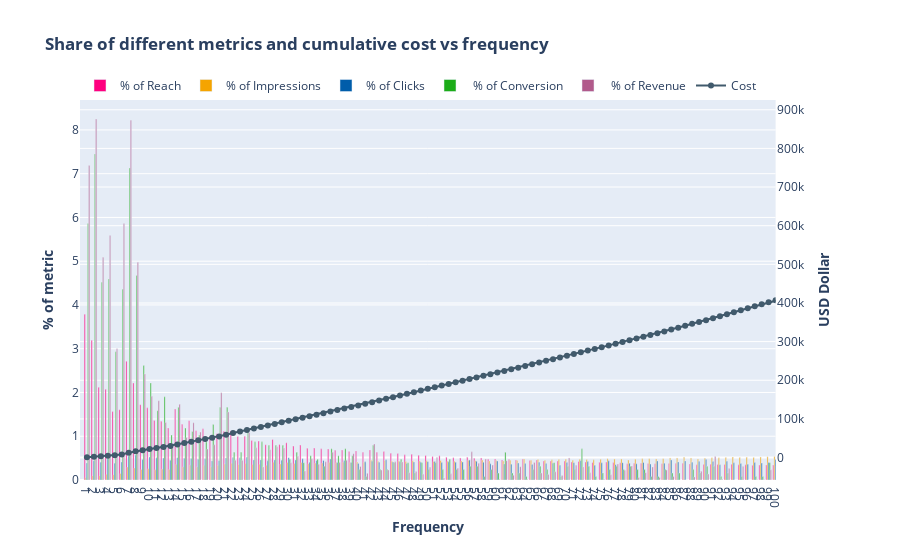

Write notebook code for a chart like this one.
### Markdown cell above
#### Plot 1 - Share of different metrics and cumulative cost vs frequency

### Code cell
fig = make_subplots(specs=[[{"secondary_y": True}]])

fig.add_trace(go.Bar(x=df.frequency,
                     y=df["reach"]/df["reach"].sum()*100,
                     name="% of Reach", 
                     marker_color=c_reach
                     ), 
                     secondary_y=False,)

fig.add_trace(go.Bar(x=df.frequency,
                     y=df["total_impressions"]/df["total_impressions"].sum()*100,
                     name="% of Impressions", 
                     marker_color=c_impressions
                     ), 
                     secondary_y=False,)


fig.add_trace(go.Bar(x=df.frequency,
                     y=df["total_clicks"]/df["total_clicks"].sum()*100,
                     name="% of Clicks", 
                     marker_color=c_clicks
                     ), 
                     secondary_y=False,)

fig.add_trace(go.Bar(x=df.frequency,
                     y=df["total_conversions"]/df["total_conversions"].sum()*100,
                     name=" % of Conversion", 
                     marker_color=c_conversions
                     ), 
                     secondary_y=False,)

fig.add_trace(go.Bar(x=df.frequency,
                     y=df["total_revenue"]/df["total_revenue"].sum()*100,
                     name=" % of Revenue", 
                     marker_color=c_revenue
                     ), 
                     secondary_y=False,)
fig.add_trace(go.Scatter(

                        x=df.frequency, 
                        y=df.cumsum_total_cost,
                        mode='lines+markers',
                        name='Cost', 
                        marker_color=c_cost
                        ), 
                        secondary_y=True,)


fig.update_layout(
    title='<b>Share of different metrics and cumulative cost vs frequency</b>',
    #template="plotly_dark",
    xaxis = dict(
        tickmode = 'array',
        tickvals = df["frequency"],
        ticktext = df["frequency"]),
    xaxis_title="<b>Frequency</b>",
    xaxis_range=[0,100]
)

fig.update_layout(legend=dict(
    orientation="h",
    yanchor="bottom",
    y=1,
    xanchor="left",
    x=0
))

# Set y-axes titles
fig.update_yaxes(title_text="<b>% of metric</b>", secondary_y=False)
fig.update_yaxes(title_text="<b>USD Dollar</b>", secondary_y=True)

### Figure 1 — Plotly figure (JSON) as saved in the notebook; plotly's stock layout.template omitted (floating-point values rounded to 4 significant figures; data arrays with more than 128 entries replaced by an {"elided": "..."} marker saying what was removed)
{"data": [{"marker": {"color": "#ff007f"}, "name": "% of Reach", "type": "bar", "x": {"elided": "460 int values"}, "xaxis": "x", "y": {"elided": "460 float values"}, "yaxis": "y"}, {"marker": {"color": "#F5A400"}, "name": "% of Impressions", "type": "bar", "x": {"elided": "460 int values"}, "xaxis": "x", "y": {"elided": "460 float values"}, "yaxis": "y"}, {"marker": {"color": "#005daa"}, "name": "% of Clicks", "type": "bar", "x": {"elided": "460 int values"}, "xaxis": "x", "y": {"elided": "460 float values"}, "yaxis": "y"}, {"marker": {"color": "#1CAC18"}, "name": " % of Conversion", "type": "bar", "x": {"elided": "460 int values"}, "xaxis": "x", "y": {"elided": "460 float values"}, "yaxis": "y"}, {"marker": {"color": "#b15a8b"}, "name": " % of Revenue", "type": "bar", "x": {"elided": "460 int values"}, "xaxis": "x", "y": {"elided": "460 float values"}, "yaxis": "y"}, {"marker": {"color": "#415a6c"}, "mode": "lines+markers", "name": "Cost", "type": "scatter", "x": {"elided": "460 int values"}, "xaxis": "x", "y": {"elided": "460 float values"}, "yaxis": "y2"}], "layout": {"legend": {"orientation": "h", "x": 0, "xanchor": "left", "y": 1, "yanchor": "bottom"}, "title": {"text": "<b>Share of different metrics and cumulative cost vs frequency</b>"}, "xaxis": {"anchor": "y", "domain": [0, 0.94], "range": [0, 100], "tickmode": "array", "ticktext": {"elided": "460 int values"}, "tickvals": {"elided": "460 int values"}, "title": {"text": "<b>Frequency</b>"}}, "yaxis": {"anchor": "x", "domain": [0, 1], "title": {"text": "<b>% of metric</b>"}}, "yaxis2": {"anchor": "x", "overlaying": "y", "side": "right", "title": {"text": "<b>USD Dollar</b>"}}}}
